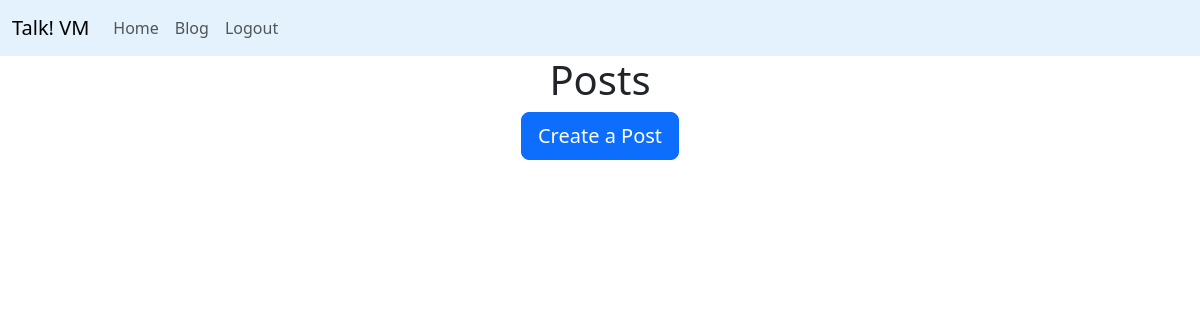
The page /blog (signed in) on the database as committed earlier.
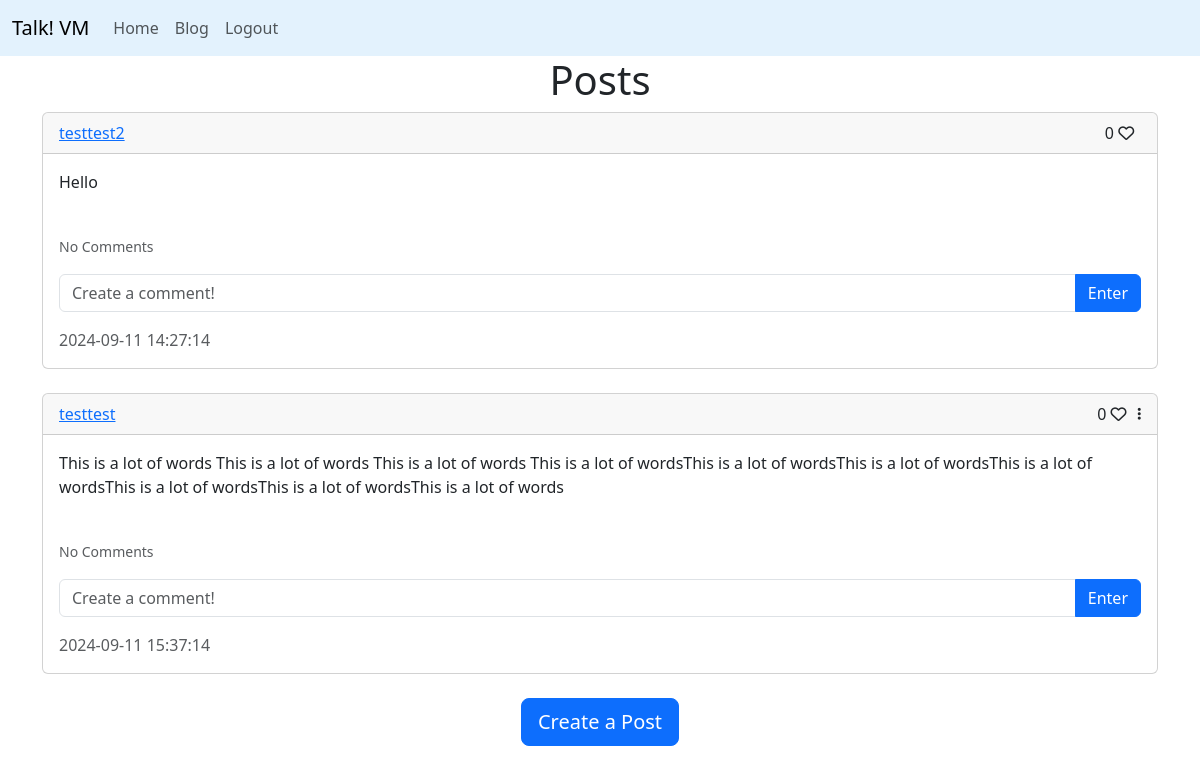
The same page on the database as committed later.
### website/models.py (models this page shows)
class Post(db.Model):
   id = db.Column(db.Integer, primary_key=True)
   text = db.Column(db.Text, nullable=False)
   date_created = db.Column(db.DateTime(timezone=True), default=func.now())
   author = db.Column(db.Integer, db.ForeignKey('user.id', ondelete="CASCADE"), nullable=False)
   likes = db.relationship('Like', backref='post', passive_deletes=True)
   comments = db.relationship('Comment', backref='post', passive_deletes=True)

class User(db.Model, UserMixin):
   id = db.Column(db.Integer, primary_key=True)
   email = db.Column(db.String(150), unique=True)
   username = db.Column(db.String(150), unique=True)
   password = db.Column(db.String(150))
   date_created = db.Column(db.DateTime(timezone=True), default=func.now())
   posts = db.relationship('Post', backref='user', passive_deletes=True)
   likes = db.relationship('Like', backref='user', passive_deletes=True)
   comments = db.relationship('Comment', backref='user', passive_deletes=True)

### website/views.py (the view)
@views.route("/blog")
@login_required
def blog():
   posts = Post.query.all()
   return render_template("posts_div.html", user=current_user, posts=posts)

### website/__init__.py (called while the page is built)
def create_app():
    app = Flask(__name__)
    app.config['SECRET_KEY'] = "t$cn:v}oWJE)-jC"
    app.config['SQLALCHEMY_DATABASE_URI'] = f'sqlite:///{DB_NAME}'
    db.init_app(app)
    from .views import views
    from .auth import auth
    app.register_blueprint(views, url_prefix="/")
    app.register_blueprint(auth, url_prefix="/")
    from .models import User, Post, Comment, Like
    create_database(app)
    login_manager=LoginManager()
    login_manager.login_view = "auth.login" # redirect logged out users accessing restricted pages to login page
    login_manager.init_app(app)
    @login_manager.user_loader
    def load_user(id):
        return User.query.get(int(id))
    return app

### website/templates/posts_div.html (shortened to what this page needs)
{% extends "base.html" %}
{% block content %}
 <h1 align="center">
    {% block header %}
        Posts
    {% endblock %}
</h1>
    {% for post in posts %}
    <div id="posts">
            <div class="card">
                <div class="card-header d-flex justify-content-between align-items-center">
                    <a href="/posts/{{post.user.username}}">
                        {{post.user.username}}
                    </a>
                        <div>
                            <span>
                                <span id="likes-count-{{post.id}}">{{ post.likes|length }}</span>
                                {% if user.id in post.likes|map(attribute="author")|list %}
                                    <i class="fas fa-heart" id="like-button-{{post.id}}" onclick="like({{post.id}})"></i>
                                {% else %}
                                    <i class="far fa-heart" id="like-button-{{post.id}}" onclick="like({{post.id}})"></i>
                                {% endif %}
                            </span>
                            {% if user.id == post.author %}
                            <span class="dropdown ms-auto">
                                <i class="fas fa-ellipsis-vertical fa-sm" data-bs-toggle="dropdown" aria-expanded="false"></i>
                            </span>
                            {% endif %}
                        </div>
                </div>
                <div class="card-body">
                    <p>
                        {{post.text}}
                    </p>
                    <br/>
                    <p class="card-text">
                        {% if post.comments|length > 0 %}
                        <a data-bs-toggle="collapse" href="#comments-{{post.id}}" class="link-secondary" role="button">
                            <small>
                                View {{post.comments|length}} Comments
                            </small>
                        </a>
                        {% else %}
                        <small class="text-muted">
                            No Comments
                        </small>
                        {% endif %}
                    </p>
                    <form class="input-group mb-3" method="POST" action="/create-comment/{{post.id}}">
                        <input type="text" id="text" name="text" class="form-control" placeholder="Create a comment!"/>
                        <button type="submit" class="btn btn-primary">Enter</button>
                    </form>
                    <footer class="text-muted">
                        {{post.date_created}}
                    </footer>
                </div>
            </div>
            <br/>
        {% endfor %}
    </div>
        {% block footer %}
            <div align="center">
                <a class="btn btn-primary btn-lg" href="/create-post">Create a Post</a>
            </div>
        {% endblock %}
{% endblock %}

### website/templates/base.html (shortened to what this page needs)
<!DOCTYPE html>
<html lang="en">
    <head>
        <link href="https://cdn.jsdelivr.net/npm/bootstrap@5.3.3/dist/css/bootstrap.min.css" rel="stylesheet"/>
        <link rel="stylesheet" href="https://cdnjs.cloudflare.com/ajax/libs/font-awesome/6.4.0/css/all.min.css"/>
    </head>
    <body>
        <nav class="navbar navbar-expand-lg sticky-top" style="background-color: #e3f2fd;">
            <div class="container-fluid">
                <a class="navbar-brand" href="/home" >Talk! VM</a>
                <div class="collapse navbar-collapse" id="navbar">
                    <div class="navbar-nav">
                        <a class="nav-item nav-link" href="/home">Home</a>
                        {% if user.is_authenticated %}
                        <a class="nav-item nav-link" href="/blog">Blog</a>
                        <a class="nav-item nav-link" href="/logout">Logout</a>
                        {% else %}
                        <a class="nav-item nav-link" href="/login">Login</a>
                        <a class="nav-item nav-link" href="/sign-up">Register</a>
                        {% endif %}
                    </div>
                </div>
            </div>
        </nav>
        <div class="container">
            {% block content %}{% endblock %}
        </div>
    </body>
</html>

Rows that differ between the two databases and show on the page:
added Post: user.username "testtest2", likes|length "0", text "Hello", date_created "2024-09-11 14:27:14"
added Post: user.username "testtest", likes|length "0", text "This is a lot of words This is a lot of words This is a lot of words This is a lot of wordsThis is a lot of wordsThis is a lot of wordsThis is a lot of wordsThis is a lot of wordsThis is a lot of wordsThis is a lot of words", date_created "2024-09-11 15:37:14"
